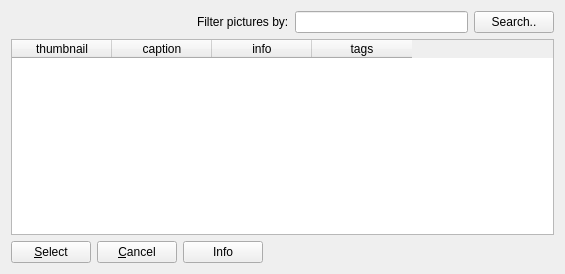
<?xml version="1.0" encoding="UTF-8"?>
<ui version="4.0">
 <class>picture_select_form</class>
 <widget class="QWidget" name="picture_select_form">
  <property name="geometry">
   <rect>
    <x>0</x>
    <y>0</y>
    <width>565</width>
    <height>274</height>
   </rect>
  </property>
  <property name="windowTitle">
   <string>Pictures</string>
  </property>
  <layout class="QGridLayout" name="gridLayout">
   <item row="4" column="0">
    <layout class="QHBoxLayout" name="horizontalLayout">
     <item>
      <widget class="QPushButton" name="select">
       <property name="enabled">
        <bool>true</bool>
       </property>
       <property name="text">
        <string>&amp;Select</string>
       </property>
       <property name="form" stdset="0">
        <string notr="true">picture_add</string>
       </property>
       <property name="global.pictureState" stdset="0">
        <string>{picture.state}</string>
       </property>
      </widget>
     </item>
     <item>
      <widget class="QPushButton" name="cancel">
       <property name="enabled">
        <bool>true</bool>
       </property>
       <property name="text">
        <string>&amp;Cancel</string>
       </property>
       <property name="doctype" stdset="0">
        <string notr="true">Picture.simpleform</string>
       </property>
       <property name="rootelement" stdset="0">
        <string notr="true">picture</string>
       </property>
       <property name="action" stdset="0">
        <string notr="true">delete</string>
       </property>
       <property name="form" stdset="0">
        <string notr="true">pictures</string>
       </property>
       <property name="id" stdset="0">
        <string>{picture.id}</string>
       </property>
       <property name="global.pictureState" stdset="0">
        <string>{picture.state}</string>
       </property>
      </widget>
     </item>
     <item>
      <widget class="QPushButton" name="info">
       <property name="text">
        <string>Info</string>
       </property>
       <property name="form" stdset="0">
        <string notr="true">picture_info</string>
       </property>
       <property name="global.pictureState" stdset="0">
        <string>{picture.state}</string>
       </property>
       <property name="global.pictureId" stdset="0">
        <string notr="true">{picture.id}</string>
       </property>
      </widget>
     </item>
     <item>
      <spacer name="horizontalSpacer">
       <property name="orientation">
        <enum>Qt::Horizontal</enum>
       </property>
       <property name="sizeHint" stdset="0">
        <size>
         <width>40</width>
         <height>20</height>
        </size>
       </property>
      </spacer>
     </item>
    </layout>
   </item>
   <item row="3" column="0">
    <widget class="QTableWidget" name="picture">
     <property name="horizontalScrollBarPolicy">
      <enum>Qt::ScrollBarAsNeeded</enum>
     </property>
     <property name="alternatingRowColors">
      <bool>true</bool>
     </property>
     <property name="selectionMode">
      <enum>QAbstractItemView::SingleSelection</enum>
     </property>
     <property name="selectionBehavior">
      <enum>QAbstractItemView::SelectRows</enum>
     </property>
     <property name="showGrid">
      <bool>true</bool>
     </property>
     <property name="gridStyle">
      <enum>Qt::DotLine</enum>
     </property>
     <property name="sortingEnabled">
      <bool>true</bool>
     </property>
     <property name="doctype" stdset="0">
      <string notr="true">PictureListRequest.simpleform</string>
     </property>
     <property name="rootelement" stdset="0">
      <string notr="true">picture</string>
     </property>
     <property name="state" stdset="0">
      <string notr="true">{global.pictureState}</string>
     </property>
     <property name="search" stdset="0">
      <string>{search.text}</string>
     </property>
     <property name="action" stdset="0">
      <string notr="true">read</string>
     </property>
     <attribute name="horizontalHeaderShowSortIndicator" stdset="0">
      <bool>true</bool>
     </attribute>
     <attribute name="verticalHeaderStretchLastSection">
      <bool>false</bool>
     </attribute>
     <column>
      <property name="text">
       <string>thumbnail</string>
      </property>
     </column>
     <column>
      <property name="text">
       <string>caption</string>
      </property>
     </column>
     <column>
      <property name="text">
       <string>info</string>
      </property>
     </column>
     <column>
      <property name="text">
       <string>tags</string>
      </property>
     </column>
    </widget>
   </item>
   <item row="0" column="0">
    <layout class="QHBoxLayout" name="horizontalLayout_2">
     <item>
      <widget class="QLabel" name="label_2">
       <property name="text">
        <string/>
       </property>
       <property name="pixmap">
        <pixmap resource="../qtclient.qrc">:/images/picture.png</pixmap>
       </property>
      </widget>
     </item>
     <item>
      <spacer name="horizontalSpacer_2">
       <property name="orientation">
        <enum>Qt::Horizontal</enum>
       </property>
       <property name="sizeHint" stdset="0">
        <size>
         <width>40</width>
         <height>20</height>
        </size>
       </property>
      </spacer>
     </item>
     <item>
      <widget class="QLabel" name="label">
       <property name="text">
        <string>Filter pictures by:</string>
       </property>
      </widget>
     </item>
     <item>
      <widget class="QLineEdit" name="search">
       <property name="initialFocus" stdset="0">
        <bool>true</bool>
       </property>
       <property name="state" stdset="0">
        <string notr="true">{global.searchState}</string>
       </property>
      </widget>
     </item>
     <item>
      <widget class="QPushButton" name="searchButton">
       <property name="text">
        <string>Search..</string>
       </property>
       <property name="global.searchState" stdset="0">
        <string notr="true">{search.state}</string>
       </property>
       <property name="action" stdset="0">
        <string notr="true">picture.reload</string>
       </property>
      </widget>
     </item>
    </layout>
   </item>
  </layout>
 </widget>
 <tabstops>
  <tabstop>search</tabstop>
  <tabstop>searchButton</tabstop>
  <tabstop>picture</tabstop>
  <tabstop>select</tabstop>
  <tabstop>cancel</tabstop>
  <tabstop>info</tabstop>
 </tabstops>
 <resources>
  <include location="../qtclient.qrc"/>
 </resources>
 <connections>
  <connection>
   <sender>search</sender>
   <signal>returnPressed()</signal>
   <receiver>searchButton</receiver>
   <slot>click()</slot>
   <hints>
    <hint type="sourcelabel">
     <x>473</x>
     <y>35</y>
    </hint>
    <hint type="destinationlabel">
     <x>512</x>
     <y>20</y>
    </hint>
   </hints>
  </connection>
  <connection>
   <sender>picture</sender>
   <signal>doubleClicked(QModelIndex)</signal>
   <receiver>info</receiver>
   <slot>click()</slot>
   <hints>
    <hint type="sourcelabel">
     <x>291</x>
     <y>132</y>
    </hint>
    <hint type="destinationlabel">
     <x>292</x>
     <y>254</y>
    </hint>
   </hints>
  </connection>
 </connections>
 <slots>
  <signal>init()</signal>
 </slots>
</ui>
